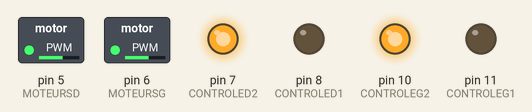
Recording of a sketch running on a simulated Arduino Uno, built with avr-gcc and run on an emulated ATmega328P. Shown: switched loads named in the sketch (green lamp = pin HIGH), output pins drawn as LEDs (lit = HIGH).

Above: at 0.05 s.
At 1.0 s:
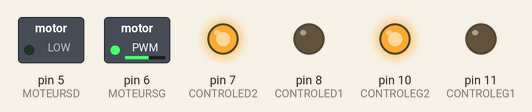
At 2.0 s:
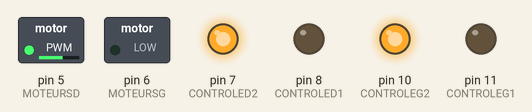
At 3.9 s:
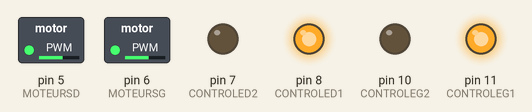
At 8.85 s:
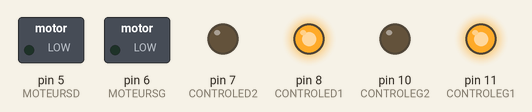
Timing chart, 0 to 11.6 s (numbered marks = the images above):
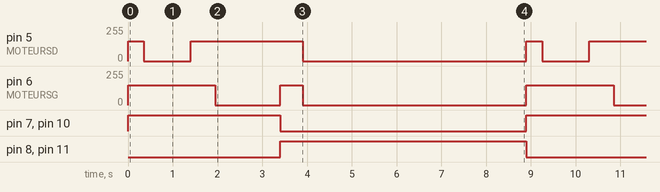

Measured:
- by itself, pin 5 (MOTEURSD): repeats every 8.9 s: 0/255 1.1 s, 150/255 2.5 s, 0/255 5.0 s, 150/255 0.35 s
- by itself, pin 6 (MOTEURSG): repeats every 8.9 s: 0/255 1.5 s, 150/255 0.50 s, 0/255 5.0 s, 150/255 2.0 s
- by itself, pin 7 (CONTROLED2), pin 10 (CONTROLEG2): alternates HIGH for 3.4 s and LOW for 5.5 s
- by itself, pin 8 (CONTROLED1), pin 11 (CONTROLEG1): alternates HIGH for 5.5 s and LOW for 3.4 s

The sketch:

MoteurTest.ino
```cpp
  int TRIGG = 12;
  int ECHOG = 13;
  int TRIGD = 2;
  int ECHOD = 3;
  int MOTEURSG = 6;
  int MOTEURSD = 5;
  int vitesse = 0;  // how bright the LED is
  int fadeAmount = 7;  // how many points to fade the LED by
  long distance_devant,distance_droite;
  int dist,i;
  int CONTROLED1 =8;  // Control1 MoteurDroit
  int CONTROLED2 =7;  // Control2 MoteurDroit
  int CONTROLEG1 =11;  // Control1 MoteurGauche
  int CONTROLEG2 =10;  // Control2 MoteurGauche


void setup() {
    pinMode(MOTEURSG, OUTPUT);
    pinMode(MOTEURSD, OUTPUT);
    pinMode(CONTROLED1, OUTPUT);
    pinMode(CONTROLED2, OUTPUT);
    pinMode(CONTROLEG1, OUTPUT);
    pinMode(CONTROLEG2, OUTPUT);
    pinMode(TRIGD, OUTPUT);
    pinMode(ECHOD, INPUT);
    pinMode(ECHOG, INPUT);
    pinMode(TRIGG, OUTPUT);
}

void loop() {
    /*
    //Calcul distance devant
    distance_devant=getDistanceDevant();

    // Calcul distance à droite
    distance_droite=getDistanceDroite();

    analogWrite(MOTEURSG, vitesse);
    analogWrite(MOTEURSD, vitesse);
    digitalWrite(CONTROLED1, HIGH);
    digitalWrite(CONTROLED2, LOW);
    digitalWrite(CONTROLEG1, HIGH);
    digitalWrite(CONTROLEG2, LOW);

    if (distance_devant >30 && distance_droite >30){
      if (vitesse <= 250) {
        vitesse += fadeAmount;
      }
      digitalWrite(CONTROLED1, HIGH);
      digitalWrite(CONTROLED2, LOW);
      digitalWrite(CONTROLEG1, HIGH);
      digitalWrite(CONTROLEG2, LOW);
      analogWrite(MOTEURSD,vitesse);
      analogWrite(MOTEURSG,vitesse);
    } else if (distance_devant <=30 && distance_droite >30){
        tourneDroite(175);
    } else if (distance_devant <=30 && distance_droite <=30){
        tourneGauche(175);
    }*/
    creneau(1,150);
    delay(5000);

    //murDroit();
}

long getDistanceDevant(){
    digitalWrite(TRIGG,HIGH);
    delayMicroseconds(10);
    digitalWrite(TRIGG,LOW);
    delayMicroseconds(30);
    distance_devant=pulseIn(ECHOG, HIGH);
    return distance_devant/58;
}

long getDistanceDroite(){
    digitalWrite(TRIGD,HIGH);
    delayMicroseconds(10);
    digitalWrite(TRIGD,LOW);
    delayMicroseconds(30);
    distance_droite=pulseIn(ECHOD, HIGH);
    return distance_droite/58;
}

void tourneDroite(int speed, int time){
  digitalWrite(CONTROLED1, HIGH);
  digitalWrite(CONTROLED2, LOW);
  digitalWrite(CONTROLEG1, HIGH);
  digitalWrite(CONTROLEG2, LOW);
  analogWrite(MOTEURSD, speed-100);
  analogWrite(MOTEURSG, speed);
  delay(time);
  analogWrite(MOTEURSD, speed);
  analogWrite(MOTEURSG, speed);
}


void tourneGauche(int speed, int time){
  digitalWrite(CONTROLED1, HIGH);
  digitalWrite(CONTROLED2, LOW);
  digitalWrite(CONTROLEG1, HIGH);
  digitalWrite(CONTROLEG2, LOW);
  analogWrite(MOTEURSD, speed);
  analogWrite(MOTEURSG, speed-100);
  delay(time);
  analogWrite(MOTEURSD, speed);
  analogWrite(MOTEURSG, speed);
}

void tourneArriereDroite(int speed, int time){
  digitalWrite(CONTROLED1, LOW);
  digitalWrite(CONTROLED2, HIGH);
  digitalWrite(CONTROLEG1, LOW);
  digitalWrite(CONTROLEG2, HIGH);
  analogWrite(MOTEURSD, 0);
  analogWrite(MOTEURSG, speed);
  delay(time);
}


void tourneArriereGauche(int speed, int time){
  digitalWrite(CONTROLED1, LOW);
  digitalWrite(CONTROLED2, HIGH);
  digitalWrite(CONTROLEG1, LOW);
  digitalWrite(CONTROLEG2, HIGH);
  analogWrite(MOTEURSD, speed);
  analogWrite(MOTEURSG, 0);
  delay(time);
}

void avance(int speed, int time){
  digitalWrite(CONTROLED1, HIGH);
  digitalWrite(CONTROLED2, LOW);
  digitalWrite(CONTROLEG1, HIGH);
  digitalWrite(CONTROLEG2, LOW);
  analogWrite(MOTEURSD, speed);
  analogWrite(MOTEURSG, speed);
  delay(time);
}

void recule(int speed, int time){
  digitalWrite(CONTROLED1, LOW);
  digitalWrite(CONTROLED2, HIGH);
  digitalWrite(CONTROLEG1, LOW);
  digitalWrite(CONTROLEG2, HIGH);
  analogWrite(MOTEURSD, speed);
  analogWrite(MOTEURSG, speed);
  delay(time);
}

void stopMoteurs(){
  analogWrite(MOTEURSD, 0);
  analogWrite(MOTEURSG, 0);
}

void creneau(int direction, int speed){
  // 0 à gauche, 1 à droite
  if (direction = 1){
    recule(speed, 300);
    delay(50);
    tourneArriereDroite(speed, 1000);
    delay(50);
    recule(speed, 500);
    delay(50);
    tourneArriereGauche(speed, 1400);
    delay(50);
    avance(speed, 500);
    stopMoteurs();
  } else {
    recule(speed, 300);
    delay(50);
    tourneArriereGauche(speed, 1000);
    delay(50);
    recule(speed, 500);
    delay(50);
    tourneArriereDroite(speed, 1400);
    delay(50);
    avance(speed, 500);
    stopMoteurs();
  }
}


void murDroit(){
    distance_droite=getDistanceDroite();

    if (distance_droite>=10 && distance_droite<=15){
      avance(250, 0);
    } else if (distance_droite < 10){
      tourneGauche(250, 100);
      delay(100);
      tourneDroite(250, 100);
    } else if (distance_droite > 15){
      tourneDroite(250, 100);
      delay(100);
      tourneGauche(250, 100);
    }
}
```
